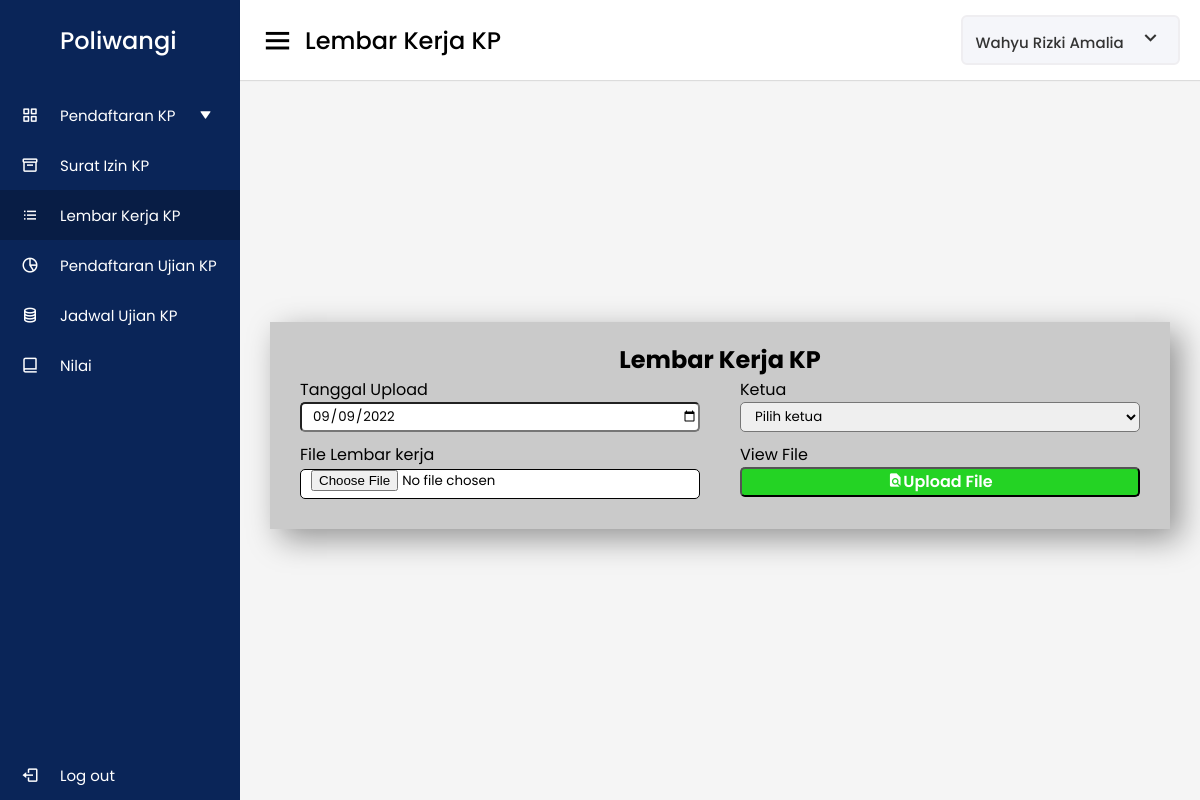
The app's page /php/update_lembar_kerja.php (signed in) with its own data.
### tables this page shows
CREATE TABLE `mahasiswa` (
  `id` int(50) NOT NULL,
  `nama_mahasiswa` varchar(45) DEFAULT NULL,
  `nim` varchar(45) DEFAULT NULL,
  `kelas` varchar(45) DEFAULT NULL,
  `email` varchar(45) DEFAULT NULL,
  `alamat` varchar(45) DEFAULT NULL,
  `id_user` int(50) DEFAULT NULL,
  `anggota_kelompok_id` int(11) DEFAULT NULL
);

CREATE TABLE `lembar_kerja` (
  `id` int(11) NOT NULL,
  `tanggal` date DEFAULT NULL,
  `file` varchar(100) DEFAULT NULL,
  `anggota_kelompok_id` int(11) DEFAULT NULL
);

### php/function.php (called while the page is built, shortened)
<?php
$conn = mysqli_connect("localhost", "root", "", "db_tugas");
function query($query)
{
    global $conn;
    $result = mysqli_query($conn, $query);
    $row = [];
    while ($rows = mysqli_fetch_assoc($result)) {
        $row[] = $rows;
    }
    return $row;
}

### php/update_lembar_kerja.php (the view, shortened to what this page needs)
<?php
require "function.php";
$lembar = query("SELECT lembar_kerja.id, file, tanggal,anggota_kelompok_id, nama_anggota  FROM lembar_kerja INNER JOIN anggota_kelompok ON lembar_kerja.anggota_kelompok_id = anggota_kelompok.id")[0];
$username = $_SESSION['username'];
$user = query("SELECT * FROM mahasiswa WHERE nim = $username");
?>
<!DOCTYPE html>
<html lang="en">
<head>
  <link rel="stylesheet" href="../css/daftar_ujian.css">
  <link href="https://unpkg.com/boxicons@2.0.7/css/boxicons.min.css" rel="stylesheet" />
</head>
<body>
  <div class="sidebar">
    <div class="logo-details">
      <span class="logo_name">Poliwangi</span>
    </div>
    <ul class="nav-links">
      <li class="pend_btn">
        <a href="#" class="pend_btn klik">
          <i class="bx bx-grid-alt"></i>
          <span class="links_name pend_btn">Pendaftaran KP</span>
          <i class="bx bxs-down-arrow pend_btn"></i>
        </a>
      </li>
      <li>
        <a href="surat_izin.php">
          <i class="bx bx-box"></i>
          <span class="links_name">Surat Izin KP</span>
        </a>
      </li>
      <li>
        <a href="lembar_kerja.php" class="active">
          <i class="bx bx-list-ul"></i>
          <span class="links_name">Lembar Kerja KP</span>
        </a>
      </li>
      <li>
        <a href="pendaftran_ujian.php">
          <i class="bx bx-pie-chart-alt-2"></i>
          <span class="links_name">Pendaftaran Ujian KP</span>
        </a>
      </li>
      <li>
        <a href="jadwal.php">
          <i class="bx bx-coin-stack"></i>
          <span class="links_name">Jadwal Ujian KP</span>
        </a>
      </li>
      <li>
        <a href="nilai.php">
          <i class="bx bx-book-alt"></i>
          <span class="links_name"> Nilai </span>
        </a>
      </li>
      <li class="log_out">
        <a href="logout.php">
          <i class="bx bx-log-out"></i>
          <span class="links_name">Log out</span>
        </a>
      </li>
    </ul>
  </div>
  <section class="home-section">
    <nav>
      <div class="sidebar-button">
        <i class="bx bx-menu sidebarBtn"></i>
        <span class="dashboard">Lembar Kerja KP</span>
      </div>
      <div class="profile-details">
        <a href="profil.php ">
          <?php foreach ($user as $mhs) : ?>
            <span class="admin_name"><?= $mhs['nama_mahasiswa']; ?></span>
            <i class="bx bx-chevron-down"></i>
          <?php endforeach; ?>
        </a>
      </div>
    </nav>
    <div class="cont">
      <div class="box-form">
        <div class="title">
          <h1>Lembar Kerja KP </h1>
        </div>
        <form action="" method="post" enctype="multipart/form-data">
          <div class="box1">
            <div class="input">
              <label for="tanggal">Tanggal Upload</label>
              <input type="date" name="tanggal" id="tanggal" required value="<?= $lembar["tanggal"]; ?>" />
            </div>
            <div class="input">
              <label for="dosen">Ketua</label>
              <select name="anggota_kelompok_id" id="dosen" required>
                <option value="">Pilih ketua</option>
              </select>
            </div>
            <div class="input">
              <label for="file">File Lembar kerja</label>
              <input class="file" type="file" name="file" id="file" />
            </div>
            <div class="input">
              <label>View File</label>
              <button class="view" name="submit"><i class='bx bxs-file-find'></i>Upload File</button>
            </div>
          </div>
        </form>
      </div>
    </div>
  </section>
</body>
</html>

### css/daftar_ujian.css (style rules this page uses)
* { margin: 0; padding: 0; box-sizing: border-box; font-family: "Poppins", sans-serif; }
.sidebar { position: fixed; height: 100%; width: 240px; background: #0a2558; transition: all 0.5s ease; }
.sidebar .logo-details { height: 80px; display: flex; align-items: center; }
.sidebar .logo-details .logo_name { color: #fff; font-size: 24px; font-weight: 500; padding-left: 60px; }
.sidebar .nav-links { margin-top: 10px; }
.sidebar .nav-links li { position: relative; list-style: none; height: 50px; }
.sidebar .nav-links li a { height: 100%; width: 100%; display: flex; align-items: center; text-decoration: none; transition: all 0.4s ease; }
.sidebar .nav-links li a.active { background: #081d45; }
.sidebar .nav-links li i { min-width: 60px; text-align: center; font-size: 18px; color: #fff; }
.sidebar .nav-links li a .links_name { color: #fff; font-size: 15px; font-weight: 400; white-space: nowrap; }
.sidebar .nav-links .log_out { position: absolute; bottom: 0; width: 100%; }
.home-section .cont { position: relative; background: #f5f5f5; min-height: 100vh; width: calc(100% - 240px); left: 240px; transition: all 0.5s ease; display: flex; justify-content: center; align-items: center; flex-direction: column; }
.home-section nav { display: flex; justify-content: space-between; height: 80px; background: #fff; display: flex; align-items: center; position: fixed; width: calc(100% - 240px); left: 240px; z-index: 100; padding: 0 20px; box-shadow: 0 1px 1px rgba(0, 0, 0, 0.1); transition: all 0.5s ease; }
.home-section nav .sidebar-button { display: flex; align-items: center; font-size: 24px; font-weight: 500; }
nav .sidebar-button i { font-size: 35px; margin-right: 10px; }
.home-section nav .profile-details { display: flex; align-items: center; background: #f5f6fa; border: 2px solid #efeef1; border-radius: 6px; height: 50px; min-width: 190px; padding: 0 15px 0 2px; }
nav .profile-details .admin_name { font-size: 15px; font-weight: 500; color: #333; margin: 0 10px; white-space: nowrap; }
nav .profile-details i { font-size: 25px; color: #333; }
.title h1 { text-align: center; }
.box-form { background-color: #cacaca; margin-top: 50px; max-width: 900px; width: 100%; box-shadow: 10px 10px 30px rgba(0, 0, 0, 0.4); padding: 20px 30px; }
.box1 { display: flex; flex-wrap: wrap; justify-content: space-between; }
.box-form .input { width: calc(100% / 2 - 20px); }
.box-form .input input { height: 30px; width: 100%; border-radius: 5px; padding-left: 10px; margin-bottom: 10px; }
.file { border: 1px solid black; background-color: #ffffff; }
.view { background-color:rgb(36, 211, 36); width: 100%; height: 30px; border-radius: 5px; cursor: pointer; font-size: 16px; font-weight: 600; color: white; }
a { text-decoration: none; width: 100%; text-align: center; }
.box-form .input select { height: 30px; width: 100%; border-radius: 5px; padding-left: 10px; margin-bottom: 10px; }
.sidebar .nav-links li .bxs-down-arrow { font-size: 12px; transition: 0.4s; }

### records on screen
mahasiswa: nama_mahasiswa "Wahyu Rizki Amalia"
lembar_kerja: tanggal "09/09/2022"
